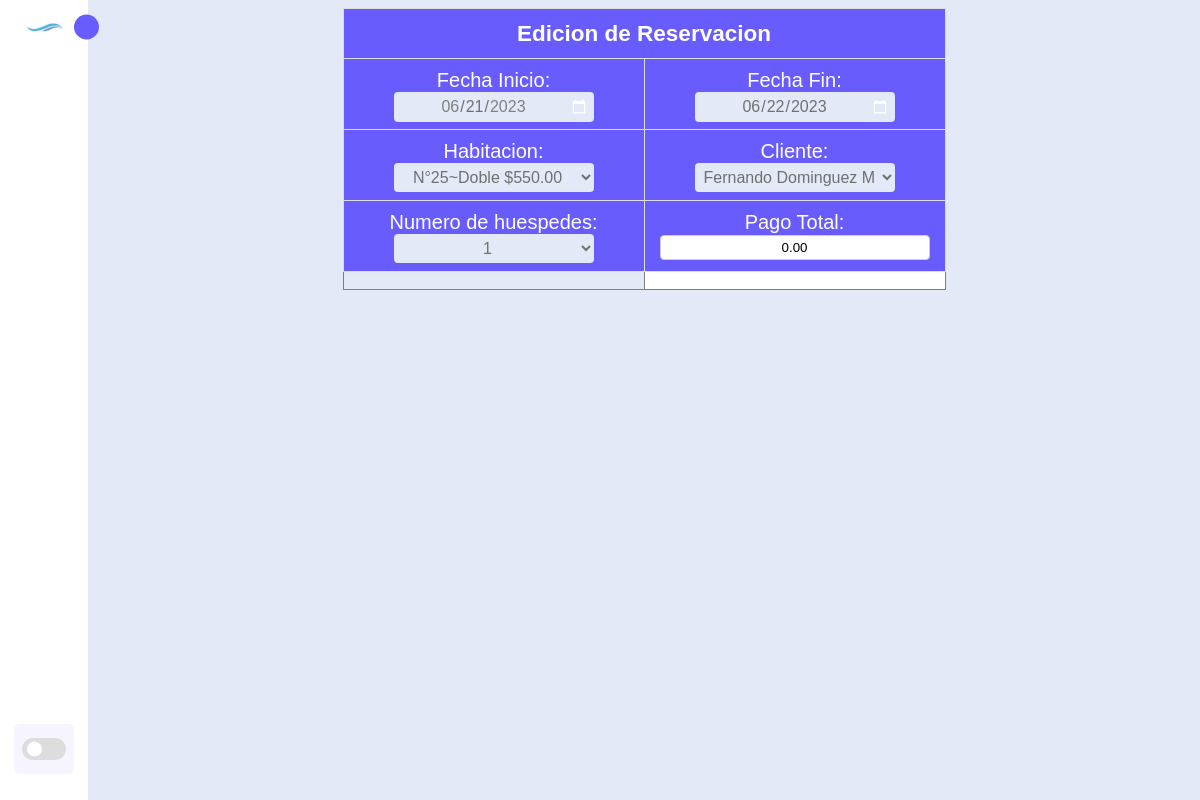
The page /editar_reservacion.php?id=5 (signed in) on the database its author committed.
### tables this page shows
CREATE TABLE `reservaciones` (
  `id_reservacion` int(11) NOT NULL,
  `fecha_entrada` date NOT NULL,
  `fecha_salida` date NOT NULL,
  `id_habitacion` int(11) NOT NULL,
  `id_cliente` int(11) NOT NULL,
  `numero_huespedes` int(11) NOT NULL,
  `pago_total` decimal(8,2) NOT NULL
);

CREATE TABLE `clientes` (
  `id_cliente` int(11) NOT NULL,
  `nombre` varchar(50) NOT NULL,
  `apellidop` varchar(50) NOT NULL,
  `apellidom` varchar(50) NOT NULL,
  `edad` int(11) NOT NULL,
  `direccion` varchar(100) NOT NULL,
  `telefono` varchar(20) NOT NULL,
  `correo_electronico` varchar(50) NOT NULL
);

### editar_reservacion.php (the view, shortened to what this page needs)
<?php
include("conexion.php");
    $id=$_GET["id"];
    $habitacion="SELECT r.*, h.numero_habitacion, h.tipo_habitacion, h.precio_noche, h.disponible, c.nombre, c.apellidop, c.apellidom, c.edad, c.direccion, c.telefono, c.correo_electronico
    FROM reservaciones r
    INNER JOIN habitaciones h ON r.id_habitacion = h.id_habitacion
    INNER JOIN clientes c ON r.id_cliente = c.id_cliente WHERE id_reservacion='$id'";
    $row=$_SESSION['id_cargo'];
    if(isset($_SESSION['nombre']) && isset($_SESSION['id_cargo'])){
?>
<!DOCTYPE html>
<html lang="en">
<head>
    <link rel="stylesheet" href="css/index.css">
    <link href="https://cdn.jsdelivr.net/npm/remixicon@3.2.0/fonts/remixicon.css" rel="stylesheet">
</head>
<body>
    <nav class="sidebar close">
        <header>
            <div class="image-text">
                <span class="image">
                    <img src="css/image/logo.png" alt icon="">
                </span>
            </div>
            <i class="ri-arrow-right-s-line toggle"></i>
        </header>
        <div class="menu-bar">
            <div class="menu">
                <ul class="menu-links">
                    <li class="nav-links">
                        <a href="index.php">
                        </a>
                    </li>
                    <li class="nav-links">
                        <a href="clientes.php">
                        </a>
                    </li>
                    <li class="nav-links">
                        <a href="reservaciones.php">
                        </a>
                    </li>
                    <li class="nav-links">
                        <a href="habitaciones.php">
                        </a>
                    </li>
                    <?php
                    if ($row['id_cargo'] == 1) {
                        echo '
                        <li class="nav-links">
                        <a href="usuarios.php">
                        <i class="ri-shield-user-fill icon"></i>
                        <span class="text nav-text">Usuarios</span>
                        </a>
                        </li>';
                    }
                    ?>
                    <li class="nav-links">
                        <a href="pagos.php">
                        </a>
                    </li>
                    <li class="nav-links">
                        <a href="manual.php">
                        </a>
                    </li>
                </ul>
            </div>
            <div class="bottom-content">
                <li class="">
                        <a href="salir.php" onclick="return confirmacion();">
                        </a>
                </li>
                <li class="mode">
                    <div class="toggle-switch">
                        <span class="switch"></span>
                    </div>
                </li>
            </div>
        </div>
    </nav>
    <section class="home">
        <div class="home-conten">
        <?php
    $resultados=mysqli_query($conexion,$habitacion);
    while ($row=mysqli_fetch_assoc($resultados)) {
    ?>
    <form action="actualiza_reservacion.php" method="post" onsubmit="return reservacion(this);">
        <table  class="tabla" border="1">
            <tr>
                <th class="celda" colspan="3"><h1>Edicion de Reservacion</h1></th>
            </tr>
            <tr>
            <?php
            $fechaMinima=$row['fecha_entrada'];
            $fechaMaxima=$row['fecha_salida'];
            ?>
                <td class="celda"><div class="contenedor"><label for="">Fecha Inicio:</label><br><input class="custom-date-input" type="date" name="fechai" id="fechai" placeholder="" min="<?php echo $fechaMinima; ?>" max="<?php echo $fechaMaxima; ?>" value="<?php echo $row['fecha_entrada']; ?>"></div></td>
                <td class="celda"><div class="contenedor"><label for="">Fecha Fin:</label><br><input class="custom-date-input" type="date" name="fechaf" id="fechaf" placeholder="" min="<?php $hoy=date('Y-m-d', strtotime($fechaMinima . ' +1 day')); echo $hoy;?>" value="<?php echo $row['fecha_salida']; ?>"></div></td>
            </tr>
            <tr>
            <td class="celda"><div><label for="">Habitacion:</label><br>
            <?php
        $sql_habitaciones = "SELECT * FROM habitaciones";
        $resultado_habitaciones = mysqli_query($conexion, $sql_habitaciones);
    ?>
            <select class="custom-select" name="habitacion" id="habitacion">
            <?php while ($habitacion = mysqli_fetch_assoc($resultado_habitaciones)) { ?>
                <option value="<?php echo $habitacion['id_habitacion']; ?>" data-precio="<?php echo $habitacion['precio_noche'] ?>" <?php if ($habitacion['id_habitacion'] == $row['id_habitacion']) { echo 'selected'; } ?>><?php echo 'N°'.$habitacion['numero_habitacion'] . '~' . $habitacion['tipo_habitacion']. ' $' . $habitacion['precio_noche']; ?></option>
            <?php } ?>
        </select>
                </div></td>
                <td class="celda"><div class="contenedor"><label for="">Cliente:</label><br>
                <?php
        $sql_clientes = "SELECT * FROM clientes";
        $resultado_clientes = mysqli_query($conexion, $sql_clientes);
                ?>
                <select class="custom-select" name="cliente" id="" required>
                <?php while ($cliente = mysqli_fetch_assoc($resultado_clientes)) { ?>
                <option value="<?php echo $cliente['id_cliente']; ?>" <?php if ($cliente['id_cliente'] == $row['id_cliente']) { echo 'selected'; } ?>><?php echo $cliente['nombre'] . ' ' . $cliente['apellidop'] . ' ' . $cliente['apellidom']; ?></option>
            <?php } ?>
                </select>
                </div></td>
            </tr>
            <tr>
                <td class="celda"><div><label for="">Numero de huespedes:</label><br>
                <select class="custom-select" name="huespedes" id="" required>
                    <option value="1" <?php if ($row['numero_huespedes'] == 1) { echo 'selected'; } ?>>1</option>
                </select>
                </td>
                <td class="celda"><div><label for="">Pago Total:</label><br>
                <input name="pago_total" type="text" id="pago_total" value="<?php echo $row['pago_total']; ?>" readonly>
                </td>
            </tr>
            <tr>
            <?php }?>
                <td class=""><button type="submit"><i class="ri-save-2-fill otros"></i></button></td>
                <td class="btn"><a href="reservaciones.php"><i class="ri-arrow-go-back-line otros"></i></a></td>
            </tr>
        </table>
    </form>
        </div>
    </section>
</body>
</html>
<?php
    }else {
        header("location:sesion.php");
    }
?>

### css/index.css (style rules this page uses)
* { font-family:Arial, Helvetica, sans-serif; margin: 0; padding: 0; box-sizing: border-box; }
:root { --body-color: #e4e9f7; --sidebar-color: #fff; --primary-color: #695cfe; --primary-color-light: #f6f5ff; --togle-color: #ddd; --text-color: #707070; --icon-actua: #ffffff; --icon-alimi: #695cfe; --tran-02: all 0.2s ease; --tran-03: all 0.3s ease; --tran-04: all 0.4s ease; --tran-05: all 0.4s ease; }
body { height: 100vh; background: var(--body-color); transition: var(--tran-05); }
.sidebar { position: fixed; text-decoration: none; top: 0; left: 0; height: 100%; width: 250px; padding: 10px 14px; z-index: 100; background: var(--sidebar-color); transition: var(--tran-05); }
.sidebar.close { width: 88px; }
.sidebar .menu-bar { height: calc(100% - 50px); display: flex; flex-direction: column; justify-content: space-between; }
.sidebar .image { min-width: 60px; display: flex; align-items: center; justify-content: center; }
.sidebar li { height: 50px; margin-top: 10px; list-style: none; display: flex; align-items: center; }
.sidebar header { position: relative; }
.sidebar header i.toggle { text-decoration: none; cursor:pointer; }
.sidebar .image-text img { width: 40px; border-radius: 6px; }
.sidebar header .image-text { display: flex; align-items: center; }
.sidebar header .toggle { position: absolute; top: 50%; right: -25px; transform: translateY(-50%) rotate(180deg); height: 25px; width: 25px; background: var(--primary-color); display: flex; align-items: center; justify-content: center; border-radius: 50%; color: var(--sidebar-color); font-size: 22px; transition: var(--tran-03); }
.sidebar.close header .toggle { transform: translateY(-50%); }
.sidebar .menu { margin-top: 0px; }
.sidebar li a { height: 100%; width: 100%; display: flex; align-items: center; text-decoration: none; border-radius: 6px; transition: var(--tran-04); }
.menu-bar .mode { position: relative; border-radius: 6px; background: var(--primary-color-light); transition: var(--tran-05); }
.menu-bar .mode .toggle-switch { position: absolute; display: flex; right: 0; align-items: center; justify-content: center; height: 100%; min-width: 60px; cursor: pointer; border-radius: 6px; background: var(--primary-color-light); transition: var(--tran-05); }
.toggle-switch .switch { position: relative; height: 22px; width: 44px; border-radius: 25px; background: var(--togle-color); }
.switch::before { content: ''; position: absolute; height: 15px; width: 15px; border-radius: 50%; top: 50%; left: 5px; transform: translateY(-50%); background: var(--sidebar-color); transition: var(--tran-03); }
.home { position: relative; left: 250px; height: 100vh; width: calc(100% - 250px); background: var(--body-color); transition: var(--tran-05); }
.home .home-conten { justify-content: center; font-size: 15px; font-weight: 500; padding: 8px 40px; color: var(--text-color); }
.sidebar.close ~ .home { left: 88px; width: calc(100% - 88px); }
.home .home-conten .tabla { border-collapse: collapse; margin: auto; text-align: center; align-items: center; }
.home .home-conten .tabla .celda { border: 1px solid var(--togle-color); width: 106px; height: 50px; background-color: var(--primary-color); color:#fff; cursor: default; }
.custom-select { text-align: center; background-color: var(--body-color); color: var(--text-color); padding: 5px; border-radius: 4px; border: none; font-size: 16px; width: 200px; }
.custom-select option { background-color: var(--body-color); color: var(--text-color); }
.custom-date-input { text-align: center; appearance: none; -webkit-appearance: none; -moz-appearance: none; background-color: var(--body-color); color: var(--text-color); padding: 5px; border-radius: 4px; border: none; font-size: 16px; width: 200px; }
.home .home-conten .tabla td div { display: inline-block; margin-top: 10px; font-size: 20px; width: 300px; height: 60px; }
.tabla input[type="text"], .tabla input[type="tel"], .tabla input[type="password"], .tabla input[type="email"] { text-align: center; outline: none; width: 90%; height: 25px; border: 1px solid #ccc; border-radius: 4px; }
.home .home-conten tr td.btn { width: 50%; height: 50%; cursor: pointer; background-color: var(--icon-actua); }

### rows shown on the page
reservaciones: fechai "06/21/2023", fechaf "06/22/2023", habitacion "N°25~Doble $550.00", cliente "Fernando Dominguez Montiel", pago_total "0.00"
